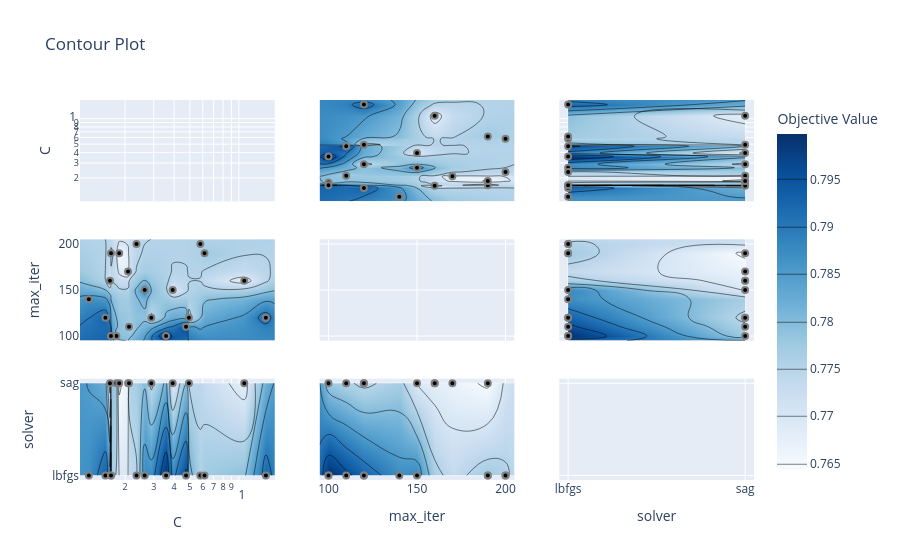

Source (notebook cell):
### Code cell
from optuna.visualization import plot_contour

plot_contour(study)

### Figure 1 — Plotly figure (JSON) as saved in the notebook; plotly's stock layout.template omitted (floating-point values rounded to 4 significant figures; data arrays with more than 128 entries replaced by an {"elided": "..."} marker saying what was removed)
{"data": [{"type": "scatter", "xaxis": "x", "yaxis": "y"}, {"colorbar": {"title": {"text": "Objective Value"}}, "colorscale": [[0, "rgb(247,251,255)"], [0.125, "rgb(222,235,247)"], [0.25, "rgb(198,219,239)"], [0.375, "rgb(158,202,225)"], [0.5, "rgb(107,174,214)"], [0.625, "rgb(66,146,198)"], [0.75, "rgb(33,113,181)"], [0.875, "rgb(8,81,156)"], [1, "rgb(8,48,107)"]], "connectgaps": true, "contours": {"coloring": "heatmap"}, "hoverinfo": "none", "line": {"smoothing": 1.3}, "reversescale": false, "showscale": true, "type": "contour", "x": [0.1058, 0.1199, 0.1515, 0.1615, 0.1638, 0.164, 0.177, 0.1842, 0.2086, 0.2116, 0.2351, 0.2641, 0.29, 0.3571, 0.3923, 0.4737, 0.4937, 0.5799, 0.6154, 1.08, 1.465, 1.66], "xaxis": "x4", "y": [95, 100, 110, 120, 140, 150, 160, 170, 190, 200, 205], "yaxis": "y4", "z": {"elided": "11x22 float values"}}, {"marker": {"color": "black", "line": {"color": "Gray", "width": 2}}, "mode": "markers", "name": "Feasible Trial", "showlegend": false, "type": "scatter", "x": [0.1515, 0.4937, 0.4737, 0.2641, 0.2086, 0.2116, 0.3571, 0.5799, 0.1199, 0.6154, 0.177, 0.2351, 0.1638, 1.465, 0.1615, 1.08, 0.164, 0.29, 0.1842, 0.3923], "xaxis": "x4", "y": [120, 120, 110, 150, 170, 110, 100, 200, 140, 190, 100, 200, 100, 120, 160, 160, 190, 120, 190, 150], "yaxis": "y4"}, {"colorbar": {"title": {"text": "Objective Value"}}, "colorscale": [[0, "rgb(247,251,255)"], [0.125, "rgb(222,235,247)"], [0.25, "rgb(198,219,239)"], [0.375, "rgb(158,202,225)"], [0.5, "rgb(107,174,214)"], [0.625, "rgb(66,146,198)"], [0.75, "rgb(33,113,181)"], [0.875, "rgb(8,81,156)"], [1, "rgb(8,48,107)"]], "connectgaps": true, "contours": {"coloring": "heatmap"}, "hoverinfo": "none", "line": {"smoothing": 1.3}, "reversescale": false, "showscale": false, "type": "contour", "x": [0.1058, 0.1199, 0.1515, 0.1615, 0.1638, 0.164, 0.177, 0.1842, 0.2086, 0.2116, 0.2351, 0.2641, 0.29, 0.3571, 0.3923, 0.4737, 0.4937, 0.5799, 0.6154, 1.08, 1.465, 1.66], "xaxis": "x7", "y": ["lbfgs", "sag"], "yaxis": "y7", "z": [[NaN, 0.787, 0.7928, NaN, 0.7993, 0.7767, NaN, NaN, NaN, NaN, 0.7746, 0.7878, NaN, 0.7998, NaN, 0.7961, NaN, 0.7757, 0.7772, NaN, 0.7923, NaN], [NaN, NaN, NaN, 0.768, NaN, NaN, 0.7777, 0.7643, 0.7667, 0.7758, NaN, NaN, 0.774, NaN, 0.7694, NaN, 0.774, NaN, NaN, 0.768, NaN, NaN]]}, {"marker": {"color": "black", "line": {"color": "Gray", "width": 2}}, "mode": "markers", "name": "Feasible Trial", "showlegend": false, "type": "scatter", "x": [0.1515, 0.4937, 0.4737, 0.2641, 0.2086, 0.2116, 0.3571, 0.5799, 0.1199, 0.6154, 0.177, 0.2351, 0.1638, 1.465, 0.1615, 1.08, 0.164, 0.29, 0.1842, 0.3923], "xaxis": "x7", "y": ["lbfgs", "sag", "lbfgs", "lbfgs", "sag", "sag", "lbfgs", "lbfgs", "lbfgs", "lbfgs", "sag", "lbfgs", "lbfgs", "lbfgs", "sag", "sag", "lbfgs", "sag", "sag", "sag"], "yaxis": "y7"}, {"colorbar": {"title": {"text": "Objective Value"}}, "colorscale": [[0, "rgb(247,251,255)"], [0.125, "rgb(222,235,247)"], [0.25, "rgb(198,219,239)"], [0.375, "rgb(158,202,225)"], [0.5, "rgb(107,174,214)"], [0.625, "rgb(66,146,198)"], [0.75, "rgb(33,113,181)"], [0.875, "rgb(8,81,156)"], [1, "rgb(8,48,107)"]], "connectgaps": true, "contours": {"coloring": "heatmap"}, "hoverinfo": "none", "line": {"smoothing": 1.3}, "reversescale": false, "showscale": false, "type": "contour", "x": [95, 100, 110, 120, 140, 150, 160, 170, 190, 200, 205], "xaxis": "x2", "y": [0.1058, 0.1199, 0.1515, 0.1615, 0.1638, 0.164, 0.177, 0.1842, 0.2086, 0.2116, 0.2351, 0.2641, 0.29, 0.3571, 0.3923, 0.4737, 0.4937, 0.5799, 0.6154, 1.08, 1.465, 1.66], "yaxis": "y2", "z": {"elided": "22x11 float values"}}, {"marker": {"color": "black", "line": {"color": "Gray", "width": 2}}, "mode": "markers", "name": "Feasible Trial", "showlegend": false, "type": "scatter", "x": [120, 120, 110, 150, 170, 110, 100, 200, 140, 190, 100, 200, 100, 120, 160, 160, 190, 120, 190, 150], "xaxis": "x2", "y": [0.1515, 0.4937, 0.4737, 0.2641, 0.2086, 0.2116, 0.3571, 0.5799, 0.1199, 0.6154, 0.177, 0.2351, 0.1638, 1.465, 0.1615, 1.08, 0.164, 0.29, 0.1842, 0.3923], "yaxis": "y2"}, {"type": "scatter", "xaxis": "x5", "yaxis": "y5"}, {"colorbar": {"title": {"text": "Objective Value"}}, "colorscale": [[0, "rgb(247,251,255)"], [0.125, "rgb(222,235,247)"], [0.25, "rgb(198,219,239)"], [0.375, "rgb(158,202,225)"], [0.5, "rgb(107,174,214)"], [0.625, "rgb(66,146,198)"], [0.75, "rgb(33,113,181)"], [0.875, "rgb(8,81,156)"], [1, "rgb(8,48,107)"]], "connectgaps": true, "contours": {"coloring": "heatmap"}, "hoverinfo": "none", "line": {"smoothing": 1.3}, "reversescale": false, "showscale": false, "type": "contour", "x": [95, 100, 110, 120, 140, 150, 160, 170, 190, 200, 205], "xaxis": "x8", "y": ["lbfgs", "sag"], "yaxis": "y8", "z": [[NaN, 0.7998, 0.7961, 0.7928, 0.787, 0.7878, NaN, NaN, 0.7772, 0.7757, NaN], [NaN, 0.7777, 0.7758, 0.774, NaN, 0.7694, 0.768, 0.7667, 0.7643, NaN, NaN]]}, {"marker": {"color": "black", "line": {"color": "Gray", "width": 2}}, "mode": "markers", "name": "Feasible Trial", "showlegend": false, "type": "scatter", "x": [120, 120, 110, 150, 170, 110, 100, 200, 140, 190, 100, 200, 100, 120, 160, 160, 190, 120, 190, 150], "xaxis": "x8", "y": ["lbfgs", "sag", "lbfgs", "lbfgs", "sag", "sag", "lbfgs", "lbfgs", "lbfgs", "lbfgs", "sag", "lbfgs", "lbfgs", "lbfgs", "sag", "sag", "lbfgs", "sag", "sag", "sag"], "yaxis": "y8"}, {"colorbar": {"title": {"text": "Objective Value"}}, "colorscale": [[0, "rgb(247,251,255)"], [0.125, "rgb(222,235,247)"], [0.25, "rgb(198,219,239)"], [0.375, "rgb(158,202,225)"], [0.5, "rgb(107,174,214)"], [0.625, "rgb(66,146,198)"], [0.75, "rgb(33,113,181)"], [0.875, "rgb(8,81,156)"], [1, "rgb(8,48,107)"]], "connectgaps": true, "contours": {"coloring": "heatmap"}, "hoverinfo": "none", "line": {"smoothing": 1.3}, "reversescale": false, "showscale": false, "type": "contour", "x": ["lbfgs", "sag"], "xaxis": "x3", "y": [0.1058, 0.1199, 0.1515, 0.1615, 0.1638, 0.164, 0.177, 0.1842, 0.2086, 0.2116, 0.2351, 0.2641, 0.29, 0.3571, 0.3923, 0.4737, 0.4937, 0.5799, 0.6154, 1.08, 1.465, 1.66], "yaxis": "y3", "z": [[NaN, NaN], [0.787, NaN], [0.7928, NaN], [NaN, 0.768], [0.7993, NaN], [0.7767, NaN], [NaN, 0.7777], [NaN, 0.7643], [NaN, 0.7667], [NaN, 0.7758], [0.7746, NaN], [0.7878, NaN], [NaN, 0.774], [0.7998, NaN], [NaN, 0.7694], [0.7961, NaN], [NaN, 0.774], [0.7757, NaN], [0.7772, NaN], [NaN, 0.768], [0.7923, NaN], [NaN, NaN]]}, {"marker": {"color": "black", "line": {"color": "Gray", "width": 2}}, "mode": "markers", "name": "Feasible Trial", "showlegend": false, "type": "scatter", "x": ["lbfgs", "sag", "lbfgs", "lbfgs", "sag", "sag", "lbfgs", "lbfgs", "lbfgs", "lbfgs", "sag", "lbfgs", "lbfgs", "lbfgs", "sag", "sag", "lbfgs", "sag", "sag", "sag"], "xaxis": "x3", "y": [0.1515, 0.4937, 0.4737, 0.2641, 0.2086, 0.2116, 0.3571, 0.5799, 0.1199, 0.6154, 0.177, 0.2351, 0.1638, 1.465, 0.1615, 1.08, 0.164, 0.29, 0.1842, 0.3923], "yaxis": "y3"}, {"colorbar": {"title": {"text": "Objective Value"}}, "colorscale": [[0, "rgb(247,251,255)"], [0.125, "rgb(222,235,247)"], [0.25, "rgb(198,219,239)"], [0.375, "rgb(158,202,225)"], [0.5, "rgb(107,174,214)"], [0.625, "rgb(66,146,198)"], [0.75, "rgb(33,113,181)"], [0.875, "rgb(8,81,156)"], [1, "rgb(8,48,107)"]], "connectgaps": true, "contours": {"coloring": "heatmap"}, "hoverinfo": "none", "line": {"smoothing": 1.3}, "reversescale": false, "showscale": false, "type": "contour", "x": ["lbfgs", "sag"], "xaxis": "x6", "y": [95, 100, 110, 120, 140, 150, 160, 170, 190, 200, 205], "yaxis": "y6", "z": [[NaN, NaN], [0.7998, 0.7777], [0.7961, 0.7758], [0.7928, 0.774], [0.787, NaN], [0.7878, 0.7694], [NaN, 0.768], [NaN, 0.7667], [0.7772, 0.7643], [0.7757, NaN], [NaN, NaN]]}, {"marker": {"color": "black", "line": {"color": "Gray", "width": 2}}, "mode": "markers", "name": "Feasible Trial", "showlegend": false, "type": "scatter", "x": ["lbfgs", "sag", "lbfgs", "lbfgs", "sag", "sag", "lbfgs", "lbfgs", "lbfgs", "lbfgs", "sag", "lbfgs", "lbfgs", "lbfgs", "sag", "sag", "lbfgs", "sag", "sag", "sag"], "xaxis": "x6", "y": [120, 120, 110, 150, 170, 110, 100, 200, 140, 190, 100, 200, 100, 120, 160, 160, 190, 120, 190, 150], "yaxis": "y6"}, {"type": "scatter", "xaxis": "x9", "yaxis": "y9"}], "layout": {"title": {"text": "Contour Plot"}, "xaxis": {"anchor": "y", "domain": [0, 0.2889], "matches": "x7", "range": [-0.9757, 0.2202], "showticklabels": false, "type": "log"}, "xaxis2": {"anchor": "y2", "domain": [0.3556, 0.6444], "matches": "x8", "range": [95, 205], "showticklabels": false}, "xaxis3": {"anchor": "y3", "domain": [0.7111, 1], "matches": "x9", "range": [-0.05, 1.05], "showticklabels": false, "type": "category"}, "xaxis4": {"anchor": "y4", "domain": [0, 0.2889], "matches": "x7", "range": [-0.9757, 0.2202], "showticklabels": false, "type": "log"}, "xaxis5": {"anchor": "y5", "domain": [0.3556, 0.6444], "matches": "x8", "range": [95, 205], "showticklabels": false}, "xaxis6": {"anchor": "y6", "domain": [0.7111, 1], "matches": "x9", "range": [-0.05, 1.05], "showticklabels": false, "type": "category"}, "xaxis7": {"anchor": "y7", "domain": [0, 0.2889], "range": [-0.9757, 0.2202], "title": {"text": "C"}, "type": "log"}, "xaxis8": {"anchor": "y8", "domain": [0.3556, 0.6444], "range": [95, 205], "title": {"text": "max_iter"}}, "xaxis9": {"anchor": "y9", "domain": [0.7111, 1], "range": [-0.05, 1.05], "title": {"text": "solver"}, "type": "category"}, "yaxis": {"anchor": "x", "domain": [0.7333, 1], "range": [-0.9757, 0.2202], "title": {"text": "C"}, "type": "log"}, "yaxis2": {"anchor": "x2", "domain": [0.7333, 1], "matches": "y", "range": [-0.9757, 0.2202], "showticklabels": false, "type": "log"}, "yaxis3": {"anchor": "x3", "domain": [0.7333, 1], "matches": "y", "range": [-0.9757, 0.2202], "showticklabels": false, "type": "log"}, "yaxis4": {"anchor": "x4", "domain": [0.3667, 0.6333], "range": [95, 205], "title": {"text": "max_iter"}}, "yaxis5": {"anchor": "x5", "domain": [0.3667, 0.6333], "matches": "y4", "range": [95, 205], "showticklabels": false}, "yaxis6": {"anchor": "x6", "domain": [0.3667, 0.6333], "matches": "y4", "range": [95, 205], "showticklabels": false}, "yaxis7": {"anchor": "x7", "domain": [0, 0.2667], "range": [-0.05, 1.05], "title": {"text": "solver"}, "type": "category"}, "yaxis8": {"anchor": "x8", "domain": [0, 0.2667], "matches": "y7", "range": [-0.05, 1.05], "showticklabels": false, "type": "category"}, "yaxis9": {"anchor": "x9", "domain": [0, 0.2667], "matches": "y7", "range": [-0.05, 1.05], "showticklabels": false, "type": "category"}}}
